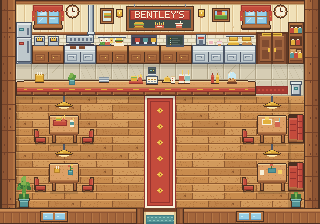

This game map was drawn from its Tiled (.tmx) file and the tilesets committed beside it. A one-line description and the full map source follow:
An orthogonal 20x14 tile map with 16x16 px tiles, 3 tile layers (Back, Buildings, Front), 2 tilesets.

<map version="1.10" tiledversion="1.10.2" orientation="orthogonal" renderorder="right-down" width="20" height="14" tilewidth="16" tileheight="16" infinite="0" nextlayerid="4" nextobjectid="1">
 <properties>
  <property name="Warp" value="9 13 Forest 68 27 10 13 Forest 69 27" />
 </properties>
 <tileset firstgid="1" name="z_BentleyFastFoodInterior_v2" tilewidth="16" tileheight="16" tilecount="272" columns="16">
  <image source="z_BentleyFastFoodInterior_v2.png" width="256" height="272" />
 </tileset>
 <tileset firstgid="273" name="z_BentleyBedroom" tilewidth="16" tileheight="16" tilecount="80" columns="16">
  <image source="z_BentleyBedroom.png" width="256" height="80" />
 </tileset>
 <layer id="1" name="Back" width="20" height="14">
  <data encoding="csv">
1,1,1,1,1,1,1,1,1,1,1,1,1,1,1,1,1,1,1,1,
1,1,1,1,1,1,1,1,1,1,1,1,1,1,1,1,1,1,1,1,
1,1,1,1,1,1,1,1,1,1,1,1,1,1,1,1,1,1,1,1,
1,1,1,1,1,1,1,1,1,1,1,1,1,1,1,1,350,351,1,1,
1,2,3,4,2,5,6,7,8,2,2,2,2,9,4,10,2,11,5,1,
1,12,13,14,15,14,16,15,15,15,15,15,17,15,18,15,19,20,14,1,
1,21,22,23,24,25,26,27,28,29,30,31,32,33,34,35,36,37,38,1,
1,39,40,41,42,43,44,45,46,47,48,49,50,51,52,53,54,55,56,1,
1,57,58,59,60,61,62,63,64,47,48,65,66,67,68,61,69,70,71,1,
1,72,73,74,75,76,77,78,79,47,48,80,81,82,83,84,85,86,87,1,
1,88,55,46,89,90,91,40,41,47,48,54,55,46,92,42,93,94,95,1,
1,96,97,98,99,100,101,102,103,47,48,104,65,105,106,107,108,109,110,1,
1,111,112,113,114,115,36,37,116,117,118,119,120,121,122,123,124,125,126,1,
1,127,1,1,1,1,1,1,1,128,129,1,1,1,1,1,1,1,127,1
</data>
 </layer>
 <layer id="2" name="Buildings" width="20" height="14">
  <data encoding="csv">
130,131,132,133,134,135,136,137,138,139,140,141,142,143,144,132,133,134,131,145,
146,147,148,149,150,151,152,153,154,155,156,157,158,159,160,148,149,150,161,162,
163,164,165,166,167,168,169,170,171,172,173,174,175,176,177,178,348,349,181,182,
183,184,185,186,187,188,185,186,185,186,185,186,189,190,189,190,0,0,191,192,
193,0,0,0,0,0,0,0,0,0,0,0,0,0,0,0,0,0,0,194,
195,196,197,198,199,200,201,202,203,204,205,206,207,208,209,210,0,0,211,212,
213,0,0,0,0,0,0,0,0,0,0,0,0,0,0,0,0,0,0,214,
215,0,0,216,217,0,0,0,0,0,0,0,0,0,0,0,218,219,220,221,
222,0,223,224,225,226,0,0,0,0,0,0,0,0,0,223,227,228,229,230,
231,0,0,0,0,0,0,0,0,0,0,0,0,0,0,0,0,0,0,232,
233,0,0,234,235,0,0,0,0,0,0,0,0,0,0,0,236,237,220,162,
238,0,223,239,240,226,0,0,0,0,0,0,0,0,0,223,241,242,229,243,
244,245,0,0,0,0,0,0,0,0,0,0,0,0,0,0,0,0,245,246,
247,247,248,249,250,247,247,247,251,0,0,252,247,247,253,254,255,247,247,247
</data>
 </layer>
 <layer id="3" name="Front" width="20" height="14">
  <data encoding="csv">
0,0,0,0,0,0,0,0,0,0,0,0,0,0,0,0,0,0,0,0,
0,0,0,0,0,0,0,0,0,0,0,0,0,0,0,0,0,0,0,0,
0,0,0,0,0,0,0,0,0,0,0,0,0,0,0,0,0,0,0,0,
0,0,0,0,0,0,0,0,0,0,0,0,0,0,0,0,0,0,0,0,
0,0,256,0,257,0,258,0,259,260,261,262,0,263,264,0,0,0,0,0,
0,0,0,0,0,0,0,0,0,0,0,0,0,0,0,0,0,0,0,0,
0,0,0,265,266,0,0,0,0,0,0,0,0,0,0,0,265,266,0,0,
0,0,0,0,0,0,0,0,0,0,0,0,0,0,0,0,0,0,0,0,
0,0,0,0,0,0,0,0,0,0,0,0,0,0,0,0,0,0,0,0,
0,0,0,265,266,0,0,0,0,0,0,0,0,0,0,0,265,266,0,0,
0,0,0,0,0,0,0,0,0,0,0,0,0,0,0,0,0,0,0,0,
0,267,0,0,0,0,0,0,0,0,0,0,0,0,0,0,0,0,0,0,
0,0,0,0,0,0,0,0,0,0,0,0,0,0,0,0,0,0,0,0,
0,0,0,0,0,0,0,0,0,0,0,0,0,0,0,0,0,0,0,0
</data>
 </layer>
</map>
